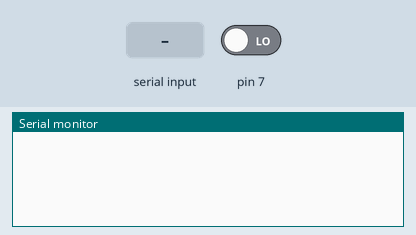
Bench run of a sketch on a simulated Arduino Uno, built with avr-gcc and run on an emulated ATmega328P. Parts: the last lines printed to the serial monitor. The inputs (shaded band) are chosen by the test bench; at power-on: pin 7 LOW.

Above: at 1.2 s.
1.3 s: pin 7 driven HIGH
At 2.5 s:
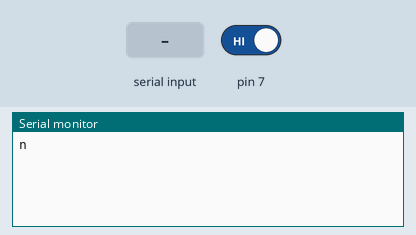
2.8 s: "m" received over Serial
At 4.2 s:
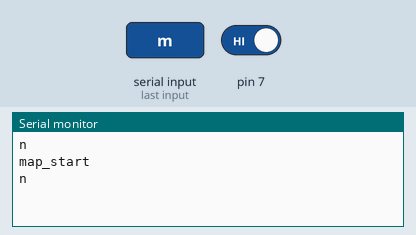

Measured:
- after the input at 1.3 s, the serial monitor: prints a new line at once (image 1)
- after the input at 2.8 s, the serial monitor: prints a new line at once (image 2)

The sketch:

Test.ino
```cpp
bool isTouched = false;

void setup()
{
  pinMode(7, INPUT);
  pinMode(0, OUTPUT);
  digitalWrite(0, HIGH);
  Serial.begin(9600);
}

void loop() {

  if (Serial.available()) {

    char receivedString = Serial.read();

      //Serial.println(receivedString);

      if(receivedString == 'm') {
          isTouched = false;
          Serial.println("map_start");
      }
  }

  if (digitalRead(7) == HIGH && isTouched == false) {
    Serial.println('n');
    isTouched = true;
  }

}
```
